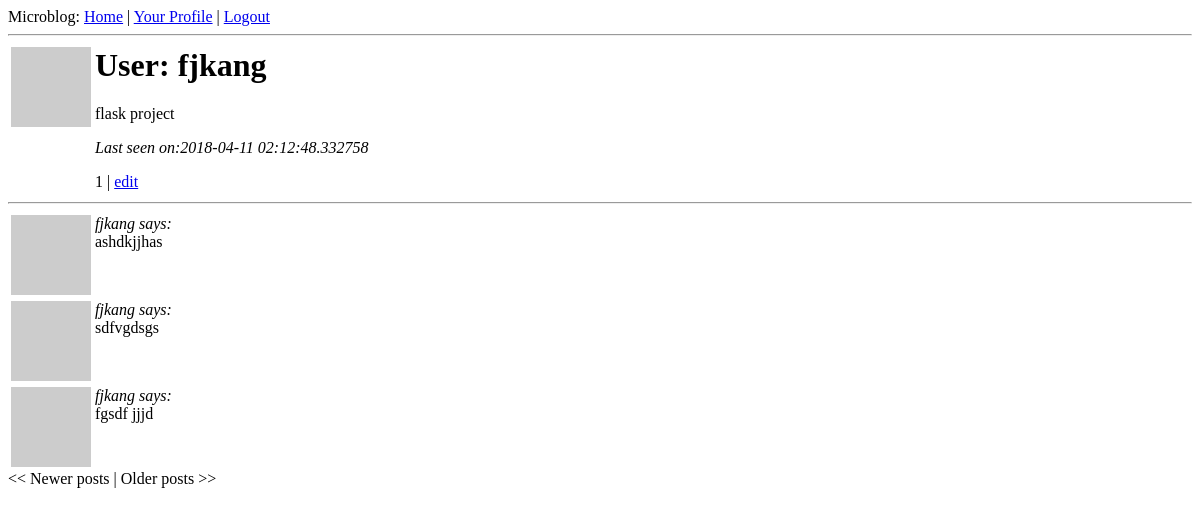
/user/fjkang/1 (signed in), run on an earlier commit of the app's database.
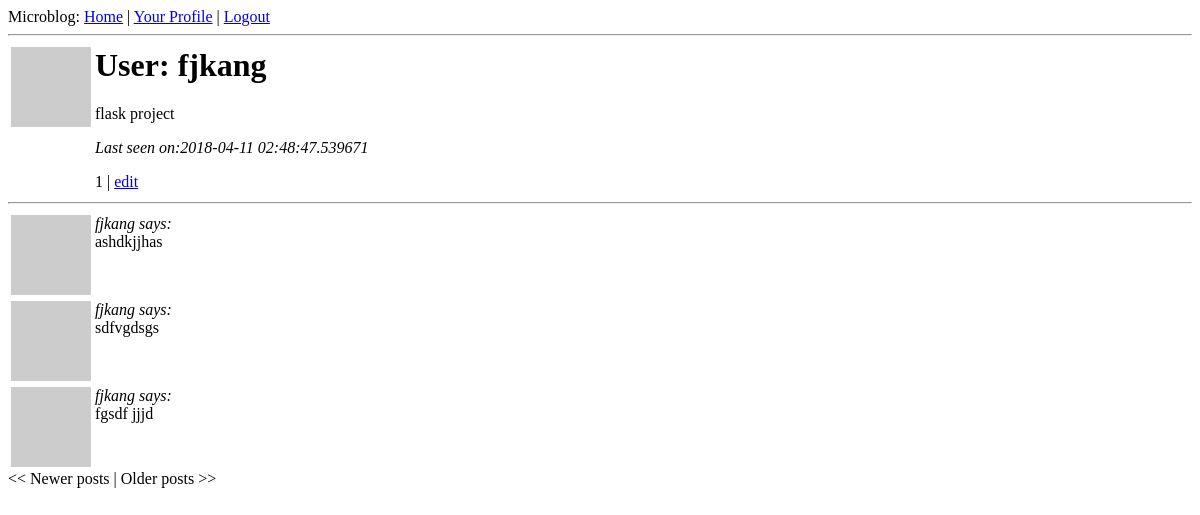
And on a later commit of the database.
### app/models.py (models this page shows, shortened)
class User(db.Model):
    id = db.Column(db.Integer, primary_key=True)
    nickname = db.Column(db.String(64), index=True, unique=True)
    email = db.Column(db.String(120), index=True, unique=True)
    posts = db.relationship('Post', backref='author', lazy='dynamic')
    about_me = db.Column(db.String(140))
    last_seen = db.Column(db.DateTime)
    followed = db.relationship(
        'User',
        secondary=followers,
        primaryjoin=(followers.c.follower_id == id),
        secondaryjoin=(followers.c.followed_id == id),
        backref=db.backref('followers', lazy='dynamic'),
        lazy='dynamic')
    @property
    def is_authenticated(self):
        return True
    def avatar(self, size):
        return f'http://www.gravatar.com/avatar/{md5(self.email.encode("utf8")).hexdigest()}?d=retro&s={str(size)}'

class Post(db.Model):
    __searchable__ = ['body']
    id = db.Column(db.Integer, primary_key=True)
    body = db.Column(db.String(140))
    timestamp = db.Column(db.DateTime)
    user_id = db.Column(db.Integer, db.ForeignKey('user.id'))

### app/views.py (the view)
@app.route('/user/<nickname>/')
@app.route('/user/<nickname>/<int:page>')
@login_required
def user(nickname, page=1):
    user = User.query.filter_by(nickname=nickname).first()
    if user == None:
        flash(f'User {nickname} not found.')
        return redirect(url_for('index'))
    posts = user.posts.paginate(page, POSTS_PER_PAGE, False)
    return render_template('user.html', user=user, posts=posts)

### app/views.py (called while the page is built)
@app.before_request
def before_request():
    g.user = current_user
    if g.user.is_authenticated:
        g.user.last_seen = datetime.utcnow()
        db.session.add(g.user)
        db.session.commit()

@lm.user_loader
def load_user(id):
    return User.query.get(int(id))

### app/templates/user.html
{% extends "base.html" %}
{% block content %}
<table>
    <tr valign="top">
        <td><img src="{{user.avatar(128)}}"></td>
        <td>
            <h1>User: {{ user.nickname }}</h1>
            {% if user.about_me %}<p>{{ user.about_me }}</p>{% endif %}
            {% if user.last_seen %}<p><i>Last seen on:{{ user.last_seen }}</i></p>{% endif %}
            <p>{{user.followers.count()}} |
            {% if user.id == g.user.id %}
                <a href="{{url_for('edit')}}">edit</a>
            {% elif not g.user.is_following(user) %}
                <a href="{{url_for('follow', nickname=user.nickname)}}">Follow</a>
            {% else %}
                <a href="{{url_for('unfollow', nickname=user.nickname)}}">Unfollow</a>
            {% endif %}
            </p>
        </td>
    </tr>
</table>
<hr>
{% for post in posts.items %}
    {% include 'post.html' %}
{% endfor %}
{% if posts.has_prev %}<a href="{{ url_for('user', nickname=user.nickname, page=posts.prev_num) }}"><< Newer posts</a>{% else %}<< Newer posts{% endif %} |
{% if posts.has_next %}<a href="{{ url_for('user', nickname=user.nickname, page=posts.next_num) }}">Older posts >></a>{% else %} Older posts >>{% endif %}
{% endblock %}

### app/templates/base.html (shortened to what this page needs)
<html>
    <head>
    </head>
    <body>
        <div>Microblog:
            <a href="{{ url_for('index') }}">Home</a>
            {% if g.user.is_authenticated %}
            | <a href="{{ url_for('user', nickname=g.user.nickname) }}">Your Profile</a>
            | <a href="{{ url_for('logout') }}">Logout</a>
            {% endif %}
        </div>
        <hr>
        {% block content %}{% endblock %}
    </body>
</html>

### app/templates/post.html
<table>
    <tr valign="top">
        <td><img src="{{post.author.avatar(50)}}"></td>
        <td><i>{{post.author.nickname}} says: </i><br>{{post.body}}</td>
    </tr>
</table>

What changed in the data, as far as the page shows it:
changed User "fjkang": last_seen "2018-04-11 02:12:48.332758" → "2018-04-11 02:48:47.539671"
